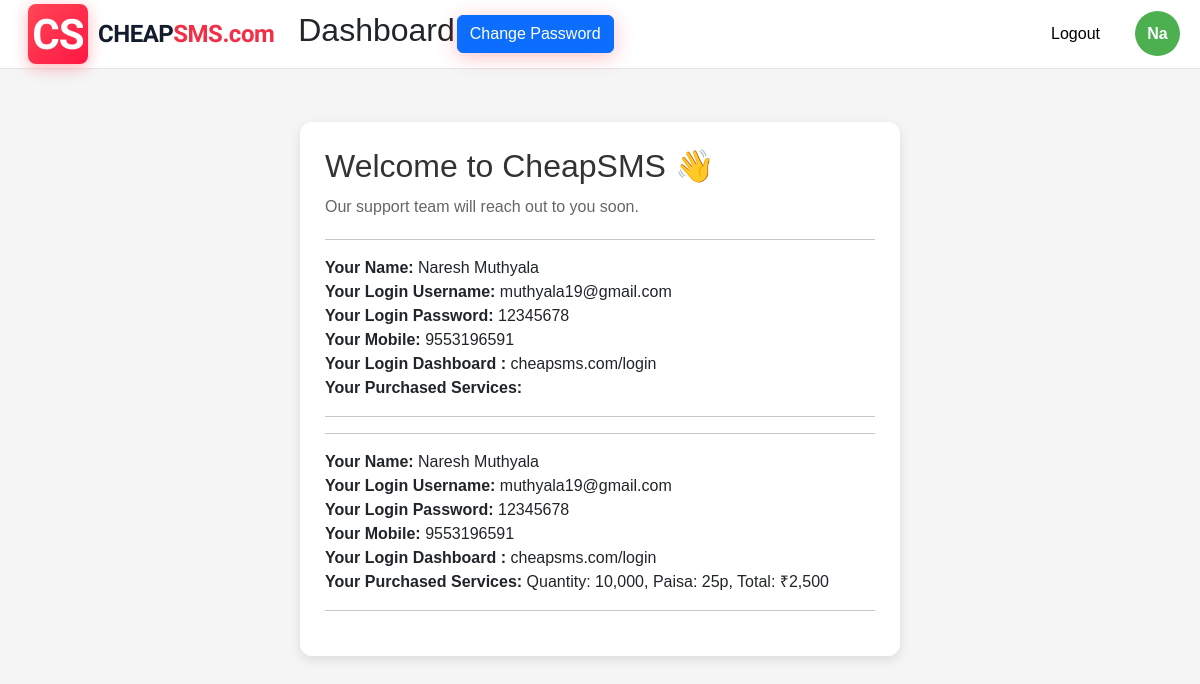
The page /dashboard.php?india=india (signed in) on the database its author committed.
### tables this page shows
CREATE TABLE `ind_users` (
  `id` int(11) NOT NULL,
  `full_name` varchar(100) NOT NULL,
  `email` varchar(150) NOT NULL,
  `phone_code` varchar(10) DEFAULT NULL,
  `mobile` varchar(20) DEFAULT NULL,
  `country` varchar(100) DEFAULT NULL,
  `city` varchar(100) DEFAULT NULL,
  `created_at` timestamp NOT NULL DEFAULT current_timestamp(),
  `password` varchar(99) NOT NULL,
  `selected` varchar(999) NOT NULL,
  `razorpay_payment_id` varchar(99) NOT NULL
);

### includes/header_user.php (the view, shortened to what this page needs)
<!DOCTYPE html>
<html lang="en">
<head>
</head>
<body>
<?php
$indian_value = $_GET['india'] ?? '';
?>
<header id="site-header">
  <div class="header-inner">
    <a href="index.php" class="logo">
      <div class="logo-box">CS</div>
      <div class="logo-name">CHEAP<span>SMS.com</span></div>
    </a>
    <nav class="desktop-nav">
      <h2>Dashboard</h2>
<button type="button" class="btn btn-primary" id="changePasswordBtn" data-bs-toggle="modal" data-bs-target="#changePasswordModal">
  Change Password
</button>
      <a href="?logout=1" style="color: black;
      z-index: 9999;right: 100px; position: absolute;" class="nav-link">Logout</a>
      <div class="user-menu">
          <div class="user-icon">
              <?php echo substr($_SESSION['full_name'], 0, 2); ?>
          </div>
      </div>
    </nav>
  </div>
</header>
<br>
<br>
<br>
<div class="welcome-box">
    <h2>Welcome to CheapSMS 👋</h2>
    <p>
      <?php
$conn = getDBConnection();
        if (empty($indian_value) && empty($indian_value) == "1" && $indian_value != "india") {
            echo "Our support team will reach out to you in 60 mins.";
            $stmt = $conn->prepare("SELECT * FROM users WHERE email = ?");
            $stmt->bind_param("s", $_SESSION['user_email']);
            $stmt->execute();
            $result = $stmt->get_result();
            if ($result->num_rows > 0) {
                while($row = $result->fetch_assoc()) {
                    echo "<hr>";
                    echo "<b>Your Name: </b>" . $row['full_name'] . "<br>";
                    echo "<b>Your Login Username: </b>" . $row['email'] . "<br>";
                    echo "<b>Your Login Password: </b>  12345678 <br>";
                    echo "<b>Your Mobile: </b>" . $row['mobile'] . "<br>";
                    echo "<b>Your Login Dashboard : </b> cheapsms.com/login <br>";
                    echo "<b>Your Requested Services: </b>" . $row['interested_services'] . "<br>";
                    echo "<hr>";
                }
            } else {
                echo "No record found-";
            }
        }else {
            echo "Our support team will reach out to you soon.</br> ";
            $stmt = $conn->prepare("SELECT * FROM ind_users WHERE email = ?");
            $stmt->bind_param("s", $_SESSION['user_email']);
            $stmt->execute();
            $result = $stmt->get_result();
            if ($result->num_rows > 0) {
                while($row = $result->fetch_assoc()) {
                  echo "<hr>";
                    echo "<b>Your Name: </b>" . $row['full_name'] . "<br>";
                    echo "<b>Your Login Username: </b>" . $row['email'] . "<br>";
                    echo "<b>Your Login Password: </b>  12345678 <br>";
                    echo "<b>Your Mobile: </b>" . $row['mobile'] . "<br>";
                    echo "<b>Your Login Dashboard : </b> cheapsms.com/login <br>";
                    echo "<b>Your Purchased Services: </b>" . $row['selected'] . "<br>";
                    echo "<hr>";
                }
            } else {
                echo "No record found";
            }
        }
      ?>
    </p>
</div>
<link href="https://cdn.jsdelivr.net/npm/bootstrap@5.3.0/dist/css/bootstrap.min.css" rel="stylesheet">

### dashboard.php (shortened to what this page needs)
<?php
include "includes/header_user.php";
?>
<br>
<br><br>

### includes/header_user.php (style rules this page uses)
:root { --red: #f22f46; --red-dark: #c41e32; --red-light: #ff5568; --red-bg: #fff1f2; --black: #000000; --gray-900: #111111; --gray-800: #1f1f1f; --navy: #1a2744; --navy-dark: #131d36; --navy-deeper: #0d1525; --gray-700: #374151; --gray-500: #6b7280; --gray-300: #d1d5db; --gray-100: #f3f4f6; --gray-50: #f9fafb; --white: #ffffff; --border: #e5e7eb; --border-dark: rgba(0,0,0,0.10); --shadow-sm: 0 1px 3px rgba(0,0,0,0.10); --shadow-md: 0 4px 20px rgba(0,0,0,0.10); --shadow-lg: 0 12px 40px rgba(0,0,0,0.12); --shadow-red: 0 4px 20px rgba(242,47,70,0.30); --font-head: 'Sora', sans-serif; --font-body: 'Inter', sans-serif; --radius: 10px; --radius-lg: 16px; --transition: 0.25s cubic-bezier(0.4,0,0.2,1); --max-w: 1260px; }
*, *::before, *::after { box-sizing: border-box; margin: 0; padding: 0; }
html { scroll-behavior: smooth; }
body { font-family: var(--font-body); background: var(--white); color: var(--gray-900); font-size: 15px; line-height: 1.65; overflow-x: hidden; }
a { text-decoration: none; color: inherit; }
header { position: fixed; top: 0; left: 0; right: 0; z-index: 1000; background: rgba(255,255,255,0.97); backdrop-filter: blur(16px); -webkit-backdrop-filter: blur(16px); border-bottom: 1px solid var(--border); transition: box-shadow var(--transition); }
.header-inner { max-width: var(--max-w); margin: 0 auto; padding: 0 28px; height: 68px; display: flex; align-items: center; gap: 8px; position: relative; }
.logo { display: flex; align-items: center; gap: 10px; text-decoration: none; flex-shrink: 0; margin-right: 16px; }
.logo-box { width: 18px; height: 18px; background: var(--red); border-radius: 8px; display: flex; align-items: center; justify-content: center; font-family: var(--font-head); font-weight: 800; font-size: 20px; color: #fff; letter-spacing: -1px; }
.logo-name { font-family: var(--font-head); font-size: 18px; font-weight: 600; color: var(--gray-900); letter-spacing: -0.3px; }
.logo-name span { color: var(--red); }
nav.desktop-nav { display: flex; align-items: center; gap: 2px; flex: 1; }
.nav-link { display: flex; align-items: center; gap: 5px; padding: 8px 14px; border-radius: 8px; font-size: 14px; font-weight: 500; color: var(--gray-700); cursor: pointer; background: transparent; border: none; white-space: nowrap; transition: color var(--transition), background var(--transition); }
.btn-primary { display: inline-flex; align-items: center; gap: 8px; padding: 13px 28px; border-radius: 10px; font-size: 15px; font-weight: 600; background: var(--red); color: #fff; transition: var(--transition); box-shadow: var(--shadow-red); }
.logo-name { font-size: 24px; font-weight: 800; color: #121C2D; line-height: 1; letter-spacing: -0.5px; }
.logo-name span { color: #F22F46; }
.logo-box { background: linear-gradient(135deg, #ff4655 0%, #ff1744 100%); width: 60px; height: 60px; border-radius: 8px; display: flex; align-items: center; justify-content: center; font-size: 42px; color: white; font-weight: bold; box-shadow: 0 4px 15px rgba(255, 71, 85, 0.4); }
body { margin: 0; font-family: Arial, sans-serif; background: #f4f6f9; }
.welcome-box { max-width: 600px; margin: 50px auto; background: #fff; padding: 25px; border-radius: 12px; box-shadow: 0 4px 12px rgba(0,0,0,0.1); }
.welcome-box h2 { margin: 0 0 10px; color: #333; }
.welcome-box p { color: #666; margin-bottom: 20px; }
body { font-family: Arial, sans-serif; background: #f5f5f5; }
.user-menu { display: inline-block; }
.user-icon { width: 45px; height: 45px; border-radius: 50%; background: #4CAF50; color: white; display: flex; align-items: center; justify-content: center; cursor: pointer; font-weight: bold; }
.header-inner { position: relative !important; }

### dashboard.php (style rules this page uses)
body { font-family: Arial, sans-serif; background: #f5f5f5; }
.user-menu { position: absolute; display: inline-block; right: 20px; }
.user-icon { width: 45px; height: 45px; border-radius: 50%; background: #4CAF50; color: white; display: flex; align-items: center; justify-content: center; cursor: pointer; font-weight: bold; }

### rows shown on the page
ind_users: full_name "Naresh Muthyala", email "muthyala19@gmail.com", mobile "9553196591"
ind_users: full_name "Naresh Muthyala", email "muthyala19@gmail.com", mobile "9553196591", selected "Quantity: 10,000, Paisa: 25p, Total: ₹2,500"

### other values the page prints
substr($_SESSION['full_name'], 0, 2) "Na"
